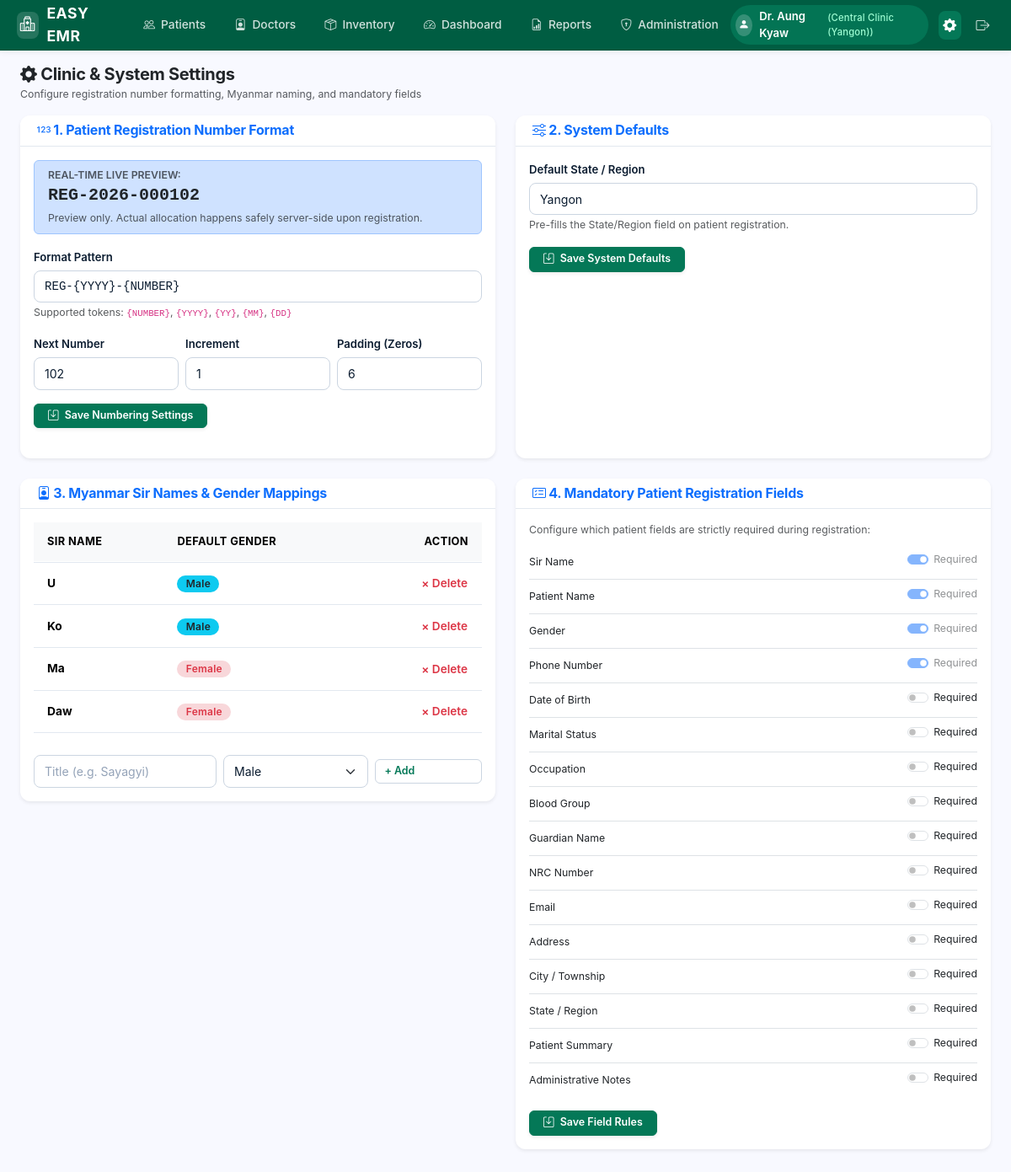
The app's page /settings (signed in) with its own data.
### app/models.py (models this page shows, shortened)
class Account(db.Model):
    __tablename__ = 'accounts'
    id = db.Column(db.Integer, primary_key=True)
    phone_number = db.Column(db.String(32), unique=True, nullable=False, index=True)
    clinic_name = db.Column(db.String(128), nullable=False, default='Central Clinic')
    doctor_name = db.Column(db.String(128), nullable=False, default='Dr. Aung Kyaw')
    password_hash = db.Column(db.String(255), nullable=False)
    is_active = db.Column(db.Boolean, default=True, nullable=False)
    created_at = db.Column(db.DateTime, default=datetime.utcnow, nullable=False)
    updated_at = db.Column(db.DateTime, default=datetime.utcnow, onupdate=datetime.utcnow, nullable=False)
    def is_administrator(self):
        return True

class RegistrationNumberSetting(db.Model):
    __tablename__ = 'registration_number_settings'
    id = db.Column(db.Integer, primary_key=True)
    format_pattern = db.Column(db.String(64), default='REG-{YYYY}-{NUMBER}', nullable=False)
    increment_amount = db.Column(db.Integer, default=1, nullable=False)
    next_number = db.Column(db.Integer, default=1, nullable=False)
    padding = db.Column(db.Integer, default=6, nullable=False)
    updated_at = db.Column(db.DateTime, default=datetime.utcnow, onupdate=datetime.utcnow, nullable=False)

class SystemSetting(db.Model):
    __tablename__ = 'system_settings'
    id = db.Column(db.Integer, primary_key=True)
    setting_key = db.Column(db.String(64), unique=True, nullable=False)
    setting_value = db.Column(db.Text, nullable=True)
    @classmethod
    def get_value(cls, key, default=None):
        item = cls.query.filter_by(setting_key=key).first()
        return item.setting_value if item and item.setting_value is not None else default

class SirNameSetting(db.Model):
    __tablename__ = 'sir_names'
    id = db.Column(db.Integer, primary_key=True)
    title = db.Column(db.String(32), unique=True, nullable=False)
    default_gender = db.Column(db.String(16), nullable=False)  # 'Male' or 'Female'
    is_default = db.Column(db.Boolean, default=True, nullable=False)
    display_order = db.Column(db.Integer, default=0, nullable=False)

class PatientFieldSetting(db.Model):
    __tablename__ = 'patient_field_settings'
    id = db.Column(db.Integer, primary_key=True)
    field_name = db.Column(db.String(64), unique=True, nullable=False)
    label = db.Column(db.String(128), nullable=False)
    is_required = db.Column(db.Boolean, default=False, nullable=False)
    is_visible = db.Column(db.Boolean, default=True, nullable=False)

### app/routes.py (the view, shortened to what this page needs)
@settings_bp.route('/settings', methods=['GET', 'POST'])
@admin_required
def index():
    reg_setting = RegistrationNumberSetting.query.first()
    sir_names = SirNameSetting.query.order_by(SirNameSetting.display_order.asc()).all()
    field_settings = PatientFieldSetting.query.all()
    default_state = SystemSetting.get_value('default_state_region', 'Yangon')
    preview_no = RegistrationNumberService.preview_number()
    return render_template(
        'settings/index.html',
        reg_setting=reg_setting,
        preview_no=preview_no,
        sir_names=sir_names,
        field_settings=field_settings,
        default_state=default_state,
        active_tab='settings'
    )

### app/templates/settings/index.html (shortened to what this page needs)
{% extends "base.html" %}
{% block content %}
<div class="d-flex justify-content-between align-items-center mb-3">
    <div>
        <h5 class="fw-bold mb-0 text-dark"><i class="bi bi-gear-fill"></i> Clinic & System Settings</h5>
        <small class="text-muted">Configure registration number formatting, Myanmar naming, and mandatory fields</small>
    </div>
</div>
<div class="row g-4">
    <div class="col-lg-6">
        <div class="card border-0 shadow-sm h-100">
            <div class="card-header bg-white py-2">
                <h6 class="fw-bold mb-0 text-primary">
                    <i class="bi bi-123"></i> 1. Patient Registration Number Format
                </h6>
            </div>
            <div class="card-body p-3">
                <div class="alert alert-primary py-2 px-3 mb-3">
                    <div class="small fw-semibold text-uppercase text-muted">Real-time Live Preview:</div>
                    <div class="fs-5 fw-bold text-dark font-monospace" id="reg_live_preview">{{ preview_no }}</div>
                    <small class="text-muted">Preview only. Actual allocation happens safely server-side upon registration.</small>
                </div>
                <form method="POST" action="{{ url_for('settings.index') }}">
                    <div class="mb-3">
                        <label for="format_pattern" class="form-label small fw-semibold">Format Pattern</label>
                        <input type="text" name="format_pattern" id="format_pattern" class="form-control form-control-sm font-monospace"
                               value="{{ reg_setting.format_pattern }}" required>
                        <small class="text-muted">
                            Supported tokens: <code>{NUMBER}</code>, <code>{YYYY}</code>, <code>{YY}</code>, <code>{MM}</code>, <code>{DD}</code>
                        </small>
                    </div>
                    <div class="row g-2 mb-3">
                        <div class="col-4">
                            <label for="next_number" class="form-label small fw-semibold">Next Number</label>
                            <input type="number" name="next_number" id="next_number" class="form-control form-control-sm"
                                   value="{{ reg_setting.next_number }}" min="1" required>
                        </div>
                        <div class="col-4">
                            <label for="increment_amount" class="form-label small fw-semibold">Increment</label>
                            <input type="number" name="increment_amount" id="increment_amount" class="form-control form-control-sm"
                                   value="{{ reg_setting.increment_amount }}" min="1" required>
                        </div>
                        <div class="col-4">
                            <label for="padding" class="form-label small fw-semibold">Padding (Zeros)</label>
                            <input type="number" name="padding" id="padding" class="form-control form-control-sm"
                                   value="{{ reg_setting.padding }}" min="1" max="10" required>
                        </div>
                    </div>
                    <button type="submit" class="btn btn-primary btn-sm px-3 shadow-sm">
                        <i class="bi bi-save"></i> Save Numbering Settings
                    </button>
                </form>
            </div>
        </div>
    </div>
    <div class="col-lg-6">
        <div class="card border-0 shadow-sm h-100">
            <div class="card-header bg-white py-2">
                <h6 class="fw-bold mb-0 text-primary">
                    <i class="bi bi-sliders"></i> 2. System Defaults
                </h6>
            </div>
            <div class="card-body p-3">
                <form method="POST" action="{{ url_for('settings.index') }}">
                    <div class="mb-3">
                        <label for="default_state_region" class="form-label small fw-semibold">Default State / Region</label>
                        <input type="text" name="default_state_region" id="default_state_region" class="form-control form-control-sm"
                               value="{{ default_state }}" required>
                        <small class="text-muted">Pre-fills the State/Region field on patient registration.</small>
                    </div>
                    <button type="submit" class="btn btn-primary btn-sm px-3 shadow-sm">
                        <i class="bi bi-save"></i> Save System Defaults
                    </button>
                </form>
            </div>
        </div>
    </div>
    <div class="col-lg-6">
        <div class="card border-0 shadow-sm">
            <div class="card-header bg-white py-2">
                <h6 class="fw-bold mb-0 text-primary">
                    <i class="bi bi-person-badge"></i> 3. Myanmar Sir Names & Gender Mappings
                </h6>
            </div>
            <div class="card-body p-3">
                <div class="table-responsive mb-3" style="max-height: 260px; overflow-y: auto;">
                    <table class="table table-sm table-hover align-middle mb-0 small">
                        <thead class="table-light sticky-top">
                            <tr>
                                <th>Sir Name</th>
                                <th>Default Gender</th>
                                <th class="text-end">Action</th>
                            </tr>
                        </thead>
                        <tbody>
                            {% for sn in sir_names %}
                            <tr>
                                <td class="fw-bold">{{ sn.title }}</td>
                                <td>
                                    <span class="badge {% if sn.default_gender == 'Male' %}bg-info text-dark{% else %}bg-danger-subtle text-danger{% endif %}">
                                        {{ sn.default_gender }}
                                    </span>
                                </td>
                                <td class="text-end">
                                    <form method="POST" action="{{ url_for('settings.delete_sir_name', sn_id=sn.id) }}" style="display:inline;" onsubmit="return confirm('Delete this Sir Name?');">
                                        <button type="submit" class="btn btn-link text-danger p-0 small text-decoration-none">&times; Delete</button>
                                    </form>
                                </td>
                            </tr>
                            {% endfor %}
                        </tbody>
                    </table>
                </div>
                <form method="POST" action="{{ url_for('settings.index') }}" class="row g-2 align-items-center">
                    <div class="col-5">
                        <input type="text" name="sir_name_title" class="form-control form-control-sm" placeholder="Title (e.g. Sayagyi)" required>
                    </div>
                    <div class="col-4">
                        <select name="sir_name_gender" class="form-select form-select-sm">
                            <option value="Male">Male</option>
                        </select>
                    </div>
                    <div class="col-3">
                        <button type="submit" class="btn btn-outline-primary btn-sm w-100">+ Add</button>
                    </div>
                </form>
            </div>
        </div>
    </div>
    <div class="col-lg-6">
        <div class="card border-0 shadow-sm">
            <div class="card-header bg-white py-2">
                <h6 class="fw-bold mb-0 text-primary">
                    <i class="bi bi-card-checklist"></i> 4. Mandatory Patient Registration Fields
                </h6>
            </div>
            <div class="card-body p-3">
                <form method="POST" action="{{ url_for('settings.index') }}">
                    <p class="small text-muted mb-2">Configure which patient fields are strictly required during registration:</p>
                    <div class="list-group list-group-flush mb-3 small">
                        {% for f in field_settings %}
                        <div class="list-group-item d-flex justify-content-between align-items-center px-0 py-2">
                            <span>{{ f.label }}</span>
                            <div class="form-check form-switch mb-0">
                                <input class="form-check-input" type="checkbox" name="req_{{ f.field_name }}" value="1"
                                       id="f_{{ f.field_name }}" {% if f.is_required %}checked{% endif %}
                                       {% if f.field_name in ['sir_name', 'patient_name', 'gender', 'phone_number'] %}disabled checked{% endif %}>
                                <label class="form-check-label" for="f_{{ f.field_name }}">Required</label>
                            </div>
                        </div>
                        {% endfor %}
                    </div>
                    <button type="submit" class="btn btn-primary btn-sm px-3 shadow-sm">
                        <i class="bi bi-save"></i> Save Field Rules
                    </button>
                </form>
            </div>
        </div>
    </div>
</div>
{% endblock %}

### app/templates/base.html (shortened to what this page needs)
<!DOCTYPE html>
<html lang="en">
<head>
    <link rel="stylesheet" href="https://cdn.jsdelivr.net/npm/bootstrap@5.3.3/dist/css/bootstrap.min.css">
    <link rel="stylesheet" href="https://cdn.jsdelivr.net/npm/bootstrap-icons@1.11.3/font/bootstrap-icons.min.css">
    <link rel="stylesheet" href="{{ url_for('static', filename='css/custom.css') }}?v=3.0">
</head>
<body>
    {% if current_user %}
    <nav class="clinic-navbar">
        <a href="{{ url_for('patients.patients_list') }}" class="clinic-brand">
            <span class="clinic-brand-icon"><i class="bi bi-hospital"></i></span>
            <span>EASY EMR</span>
        </a>
        <ul class="clinic-nav-tabs">
            <li>
                <a href="{{ url_for('patients.patients_list') }}" class="clinic-nav-link {% if active_tab == 'patients' %}active{% endif %}">
                    <i class="bi bi-people"></i> Patients
                </a>
            </li>
            <li>
                <a href="{{ url_for('doctors.doctors_list') }}" class="clinic-nav-link {% if active_tab == 'doctors' %}active{% endif %}">
                    <i class="bi bi-person-badge"></i> Doctors
                </a>
            </li>
            <li>
                <a href="{{ url_for('inventory.inventory_list') }}" class="clinic-nav-link {% if active_tab == 'inventory' %}active{% endif %}">
                    <i class="bi bi-box-seam"></i> Inventory
                </a>
            </li>
            <li>
                <a href="{{ url_for('dashboard.index') }}" class="clinic-nav-link {% if active_tab == 'dashboard' %}active{% endif %}">
                    <i class="bi bi-speedometer2"></i> Dashboard
                </a>
            </li>
            <li>
                <a href="{{ url_for('reports.index') }}" class="clinic-nav-link {% if active_tab == 'reports' %}active{% endif %}">
                    <i class="bi bi-file-earmark-bar-graph"></i> Reports
                </a>
            </li>
            {% if current_user.is_administrator() %}
            <li>
                <a href="{{ url_for('administration.users_list') }}" class="clinic-nav-link {% if active_tab == 'administration' %}active{% endif %}">
                    <i class="bi bi-shield-lock"></i> Administration
                </a>
            </li>
            {% endif %}
        </ul>
        <div class="clinic-nav-right">
            <div class="user-profile-pill">
                <span class="user-avatar-circle"><i class="bi bi-person-fill"></i></span>
                <span>{{ current_user.doctor_name if current_user.doctor_name else current_user.username }}</span>
                <span class="user-role-badge">({{ current_user.clinic_name if current_user.clinic_name else (current_user.phone_number or current_user.role) }})</span>
            </div>
            {% if current_user.is_administrator() %}
            <a href="{{ url_for('settings.index') }}" class="settings-gear-btn {% if active_tab == 'settings' %}active{% endif %}" title="Global Settings">
                <i class="bi bi-gear-fill"></i>
            </a>
            {% endif %}
            <a href="{{ url_for('auth.logout') }}" class="logout-btn" title="Logout" data-turbo="false" data-no-instant>
                <i class="bi bi-box-arrow-right"></i>
            </a>
        </div>
    </nav>
    {% endif %}
    <main class="container-fluid py-3 px-4">
        {% block content %}{% endblock %}
    </main>
</body>
</html>

### records on screen
Account: doctor_name "Dr. Aung Kyaw", clinic_name "Central Clinic (Yangon)"
RegistrationNumberSetting: format_pattern "REG-{YYYY}-{NUMBER}", next_number "102", increment_amount "1", padding "6"
SystemSetting: default_state_region "Yangon"
SirNameSetting: title "U", default_gender "Male"
SirNameSetting: title "Ko", default_gender "Male"
SirNameSetting: title "Ma", default_gender "Female"
SirNameSetting: title "Daw", default_gender "Female"
PatientFieldSetting: label "Sir Name", field_name "☑"
PatientFieldSetting: label "Patient Name", field_name "☑"
PatientFieldSetting: label "Gender", field_name "☑"
PatientFieldSetting: label "Phone Number", field_name "☑"
PatientFieldSetting: label "Date of Birth"
PatientFieldSetting: label "Marital Status"
PatientFieldSetting: label "Occupation"
PatientFieldSetting: label "Blood Group"
PatientFieldSetting: label "Guardian Name"
PatientFieldSetting: label "NRC Number"
PatientFieldSetting: label "Email"
PatientFieldSetting: label "Address"
PatientFieldSetting: label "City / Township"
PatientFieldSetting: label "State / Region"
PatientFieldSetting: label "Patient Summary"
PatientFieldSetting: label "Administrative Notes"
